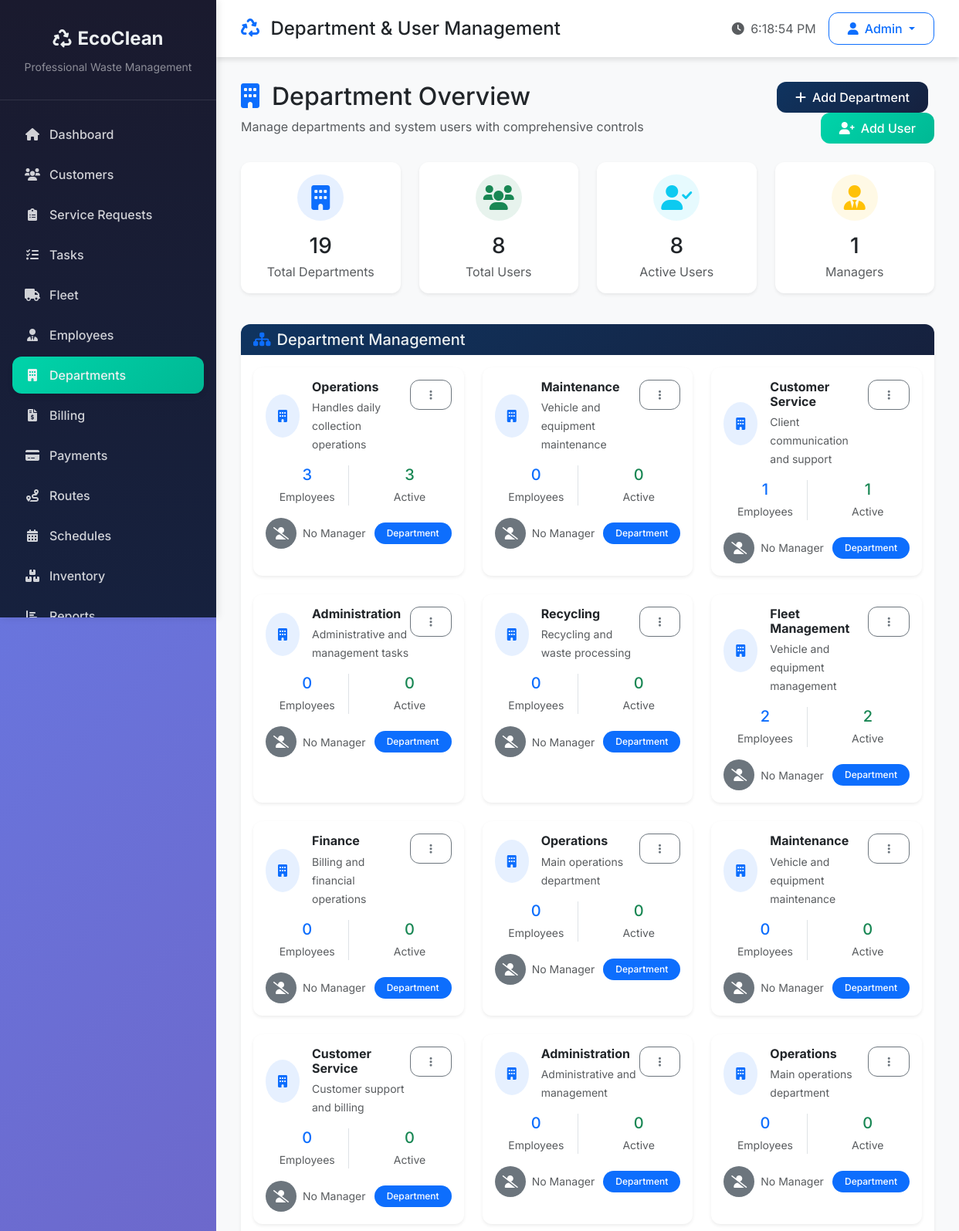
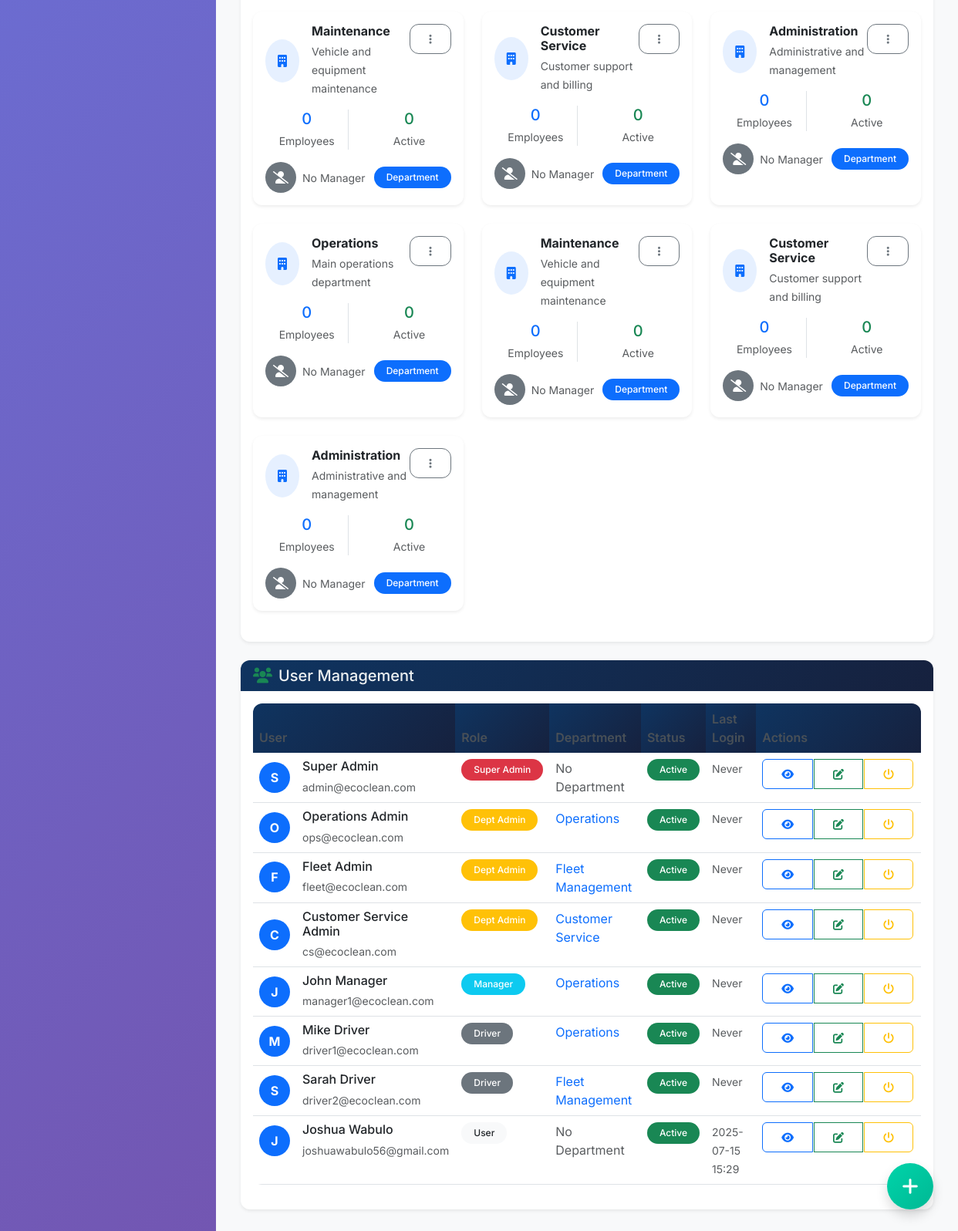
Screenshot of /departments (signed in) with the database file from the repository (2 pictures, top to bottom).
### models.py (models this page shows, shortened)
class Department(db.Model):
    id = db.Column(db.Integer, primary_key=True)
    name = db.Column(db.String(100), nullable=False)
    description = db.Column(db.Text)
    admin_id = db.Column(db.Integer, db.ForeignKey('user.id'))
    is_active = db.Column(db.Boolean, default=True)
    created_at = db.Column(db.DateTime, default=datetime.utcnow)
    admin = db.relationship('User', foreign_keys=[admin_id], backref=db.backref('admin_departments', lazy=True))

class User(UserMixin, db.Model):
    id = db.Column(db.Integer, primary_key=True)
    username = db.Column(db.String(80), unique=True, nullable=False)
    email = db.Column(db.String(120), unique=True, nullable=False)
    password_hash = db.Column(db.String(255), nullable=False)
    first_name = db.Column(db.String(50), nullable=False)
    last_name = db.Column(db.String(50), nullable=False)
    role = db.Column(db.String(20), default='user')  # super_admin, department_admin, manager, driver, user
    department_id = db.Column(db.Integer, db.ForeignKey('department.id'))
    is_active = db.Column(db.Boolean, default=True)
    is_verified = db.Column(db.Boolean, default=False)
    created_at = db.Column(db.DateTime, default=datetime.utcnow)
    last_login = db.Column(db.DateTime)
    failed_login_attempts = db.Column(db.Integer, default=0)
    locked_until = db.Column(db.DateTime)
    department = db.relationship('Department', foreign_keys=[department_id], backref=db.backref('department_users', lazy=True))
    created_requests = db.relationship('ServiceRequest', backref='created_by_user', foreign_keys='ServiceRequest.created_by')
    assigned_requests = db.relationship('ServiceRequest', backref='assigned_to_user', foreign_keys='ServiceRequest.assigned_to')
    def get_full_name(self):
        return f"{self.first_name} {self.last_name}"

### app.py (the view)
@app.route('/departments')
@login_required
def departments():
    departments = Department.query.all()
    dept_stats = []
    for dept in departments:
        employee_count = User.query.filter_by(department_id=dept.id).count()
        active_employees = User.query.filter_by(department_id=dept.id, is_active=True).count()
        dept_stats.append({
            'id': dept.id,
            'name': dept.name,
            'employee_count': employee_count,
            'active_employees': active_employees,
            'manager': dept.admin
        })
    users = User.query.all()
    return render_template('departments.html',
                         departments=departments,
                         dept_stats=dept_stats,
                         users=users)

### templates/departments.html (shortened to what this page needs)
{% extends "base.html" %}
{% block page_title %}Department & User Management{% endblock %}
{% block content %}
<div class="row mb-4">
    <div class="col-md-8">
        <h2 class="mb-2"><i class="fas fa-building me-3 text-primary"></i>Department Overview</h2>
        <p class="text-muted mb-0">Manage departments and system users with comprehensive controls</p>
    </div>
    <div class="col-md-4 text-end">
        <button class="btn btn-primary me-2" data-bs-toggle="modal" data-bs-target="#addDepartmentModal">
            <i class="fas fa-plus me-2"></i>Add Department
        </button>
        <button class="btn btn-success" data-bs-toggle="modal" data-bs-target="#addUserModal">
            <i class="fas fa-user-plus me-2"></i>Add User
        </button>
    </div>
</div>
<div class="row mb-4">
    <div class="col-md-3 mb-3">
        <div class="card border-0 shadow-sm h-100">
            <div class="card-body text-center">
                <div class="d-inline-flex align-items-center justify-content-center bg-primary bg-opacity-10 rounded-circle mb-3" style="width: 60px; height: 60px;">
                    <i class="fas fa-building fa-2x text-primary"></i>
                </div>
                <h3 class="mb-1">{{ departments|length }}</h3>
                <p class="text-muted mb-0">Total Departments</p>
            </div>
        </div>
    </div>
    <div class="col-md-3 mb-3">
        <div class="card border-0 shadow-sm h-100">
            <div class="card-body text-center">
                <div class="d-inline-flex align-items-center justify-content-center bg-success bg-opacity-10 rounded-circle mb-3" style="width: 60px; height: 60px;">
                    <i class="fas fa-users fa-2x text-success"></i>
                </div>
                <h3 class="mb-1">{{ users|length }}</h3>
                <p class="text-muted mb-0">Total Users</p>
            </div>
        </div>
    </div>
    <div class="col-md-3 mb-3">
        <div class="card border-0 shadow-sm h-100">
            <div class="card-body text-center">
                <div class="d-inline-flex align-items-center justify-content-center bg-info bg-opacity-10 rounded-circle mb-3" style="width: 60px; height: 60px;">
                    <i class="fas fa-user-check fa-2x text-info"></i>
                </div>
                <h3 class="mb-1">{{ users|selectattr('is_active', 'equalto', true)|list|length }}</h3>
                <p class="text-muted mb-0">Active Users</p>
            </div>
        </div>
    </div>
    <div class="col-md-3 mb-3">
        <div class="card border-0 shadow-sm h-100">
            <div class="card-body text-center">
                <div class="d-inline-flex align-items-center justify-content-center bg-warning bg-opacity-10 rounded-circle mb-3" style="width: 60px; height: 60px;">
                    <i class="fas fa-user-tie fa-2x text-warning"></i>
                </div>
                <h3 class="mb-1">{{ users|selectattr('role', 'equalto', 'manager')|list|length }}</h3>
                <p class="text-muted mb-0">Managers</p>
            </div>
        </div>
    </div>
</div>
<div class="row mb-4">
    <div class="col-12">
        <div class="card border-0 shadow-sm">
            <div class="card-header bg-white border-0">
                <h5 class="card-title mb-0">
                    <i class="fas fa-sitemap me-2 text-primary"></i>Department Management
                </h5>
            </div>
            <div class="card-body">
                {% if departments %}
                <div class="row">
                    {% for dept in departments %}
                    <div class="col-md-6 col-lg-4 mb-4">
                        <div class="card border-0 shadow-sm h-100 department-card" data-dept-id="{{ dept.id }}">
                            <div class="card-body">
                                <div class="d-flex justify-content-between align-items-start mb-3">
                                    <div class="d-flex align-items-center">
                                        <div class="bg-primary bg-opacity-10 rounded-circle p-3 me-3">
                                            <i class="fas fa-building text-primary"></i>
                                        </div>
                                        <div>
                                            <h6 class="mb-1 fw-bold">{{ dept.name }}</h6>
                                            <small class="text-muted">{{ dept.description[:50] }}{% if dept.description|length > 50 %}...{% endif %}</small>
                                        </div>
                                    </div>
                                    <div class="dropdown">
                                        <button class="btn btn-sm btn-outline-secondary" type="button" data-bs-toggle="dropdown">
                                            <i class="fas fa-ellipsis-v"></i>
                                        </button>
                                    </div>
                                </div>
                                <div class="row text-center mb-3">
                                    <div class="col-6">
                                        <div class="border-end">
                                            <h5 class="mb-1 text-primary">{{ dept_stats[loop.index0].employee_count }}</h5>
                                            <small class="text-muted">Employees</small>
                                        </div>
                                    </div>
                                    <div class="col-6">
                                        <h5 class="mb-1 text-success">{{ dept_stats[loop.index0].active_employees }}</h5>
                                        <small class="text-muted">Active</small>
                                    </div>
                                </div>
                                <div class="d-flex align-items-center justify-content-between">
                                    <div class="d-flex align-items-center">
                                        {% if dept.admin %}
                                        <div class="avatar-sm bg-success rounded-circle d-flex align-items-center justify-content-center me-2">
                                            <i class="fas fa-user-tie text-white"></i>
                                        </div>
                                        <small class="text-muted">{{ dept.admin.name }}</small>
                                        {% else %}
                                        <div class="avatar-sm bg-secondary rounded-circle d-flex align-items-center justify-content-center me-2">
                                            <i class="fas fa-user-slash text-white"></i>
                                        </div>
                                        <small class="text-muted">No Manager</small>
                                        {% endif %}
                                    </div>
                                    <span class="badge bg-primary">Department</span>
                                </div>
                            </div>
                        </div>
                    </div>
                    {% endfor %}
                </div>
                {% endif %}
            </div>
        </div>
    </div>
</div>
<div class="row">
    <div class="col-12">
        <div class="card border-0 shadow-sm">
            <div class="card-header bg-white border-0">
                <h5 class="card-title mb-0">
                    <i class="fas fa-users me-2 text-success"></i>User Management
                </h5>
            </div>
            <div class="card-body">
                {% if users %}
                <div class="table-responsive">
                    <table class="table table-hover" id="usersTable">
                        <thead class="table-light">
                            <tr>
                                <th>User</th>
                                <th>Role</th>
                                <th>Department</th>
                                <th>Status</th>
                                <th>Last Login</th>
                                <th>Actions</th>
                            </tr>
                        </thead>
                        <tbody>
                            {% for user in users %}
                            <tr>
                                <td>
                                    <div class="d-flex align-items-center">
                                        <div class="avatar-sm bg-primary rounded-circle d-flex align-items-center justify-content-center me-3">
                                            <span class="text-white fw-bold">{{ user.get_full_name()[0]|upper }}</span>
                                        </div>
                                        <div>
                                            <h6 class="mb-1">{{ user.get_full_name() }}</h6>
                                            <small class="text-muted">{{ user.email }}</small>
                                        </div>
                                    </div>
                                </td>
                                <td>
                                    {% if user.role == 'super_admin' %}
                                        <span class="badge bg-danger">Super Admin</span>
                                    {% elif user.role == 'department_admin' %}
                                        <span class="badge bg-warning">Dept Admin</span>
                                    {% elif user.role == 'manager' %}
                                        <span class="badge bg-info">Manager</span>
                                    {% elif user.role == 'driver' %}
                                        <span class="badge bg-secondary">Driver</span>
                                    {% else %}
                                        <span class="badge bg-light text-dark">User</span>
                                    {% endif %}
                                </td>
                                <td>
                                    {% if user.department %}
                                        <span class="text-primary">{{ user.department.name }}</span>
                                    {% else %}
                                        <span class="text-muted">No Department</span>
                                    {% endif %}
                                </td>
                                <td>
                                    {% if user.is_active %}
                                        <span class="badge bg-success">Active</span>
                                    {% else %}
                                        <span class="badge bg-danger">Inactive</span>
                                    {% endif %}
                                </td>
                                <td>
                                    <small class="text-muted">
                                        {% if user.last_login %}
                                            {{ user.last_login.strftime('%Y-%m-%d %H:%M') }}
                                        {% else %}
                                            Never
                                        {% endif %}
                                    </small>
                                </td>
                                <td>
                                    <div class="btn-group" role="group">
                                        <button type="button" class="btn btn-sm btn-outline-primary" onclick="viewUser({{ user.id }})">
                                            <i class="fas fa-eye"></i>
                                        </button>
                                        <button type="button" class="btn btn-sm btn-outline-success" onclick="editUser({{ user.id }})">
                                            <i class="fas fa-edit"></i>
                                        </button>
                                        <button type="button" class="btn btn-sm btn-outline-warning" onclick="toggleUserStatus({{ user.id }})">
                                            <i class="fas fa-power-off"></i>
                                        </button>
                                    </div>
                                </td>
                            </tr>
                            {% endfor %}
                        </tbody>
                    </table>
                </div>
                {% endif %}
            </div>
        </div>
    </div>
</div>
{% endblock %}

### rows the page displays
Department: name "Operations", description "Handles daily collection operations", dept_stats "3"
Department: name "Maintenance", description "Vehicle and equipment maintenance", dept_stats "0"
Department: name "Customer Service", description "Client communication and support", is_active "1"
Department: name "Administration", description "Administrative and management tasks", dept_stats "0"
Department: name "Recycling", description "Recycling and waste processing", dept_stats "0"
Department: name "Fleet Management", description "Vehicle and equipment management", dept_stats "2"
Department: name "Finance", description "Billing and financial operations", dept_stats "0"
Department: name "Operations", description "Main operations department", dept_stats "0"
Department: name "Maintenance", description "Vehicle and equipment maintenance", dept_stats "0"
Department: name "Customer Service", description "Customer support and billing", dept_stats "0"
Department: name "Administration", description "Administrative and management", dept_stats "0"
Department: name "Operations", description "Main operations department", dept_stats "0"
Department: name "Maintenance", description "Vehicle and equipment maintenance", dept_stats "0"
Department: name "Customer Service", description "Customer support and billing", dept_stats "0"
Department: name "Administration", description "Administrative and management", dept_stats "0"
Department: name "Operations", description "Main operations department", dept_stats "0"
Department: name "Maintenance", description "Vehicle and equipment maintenance", dept_stats "0"
Department: name "Customer Service", description "Customer support and billing", dept_stats "0"
Department: name "Administration", description "Administrative and management", dept_stats "0"
User: first_name+last_name "S", get_full_name "Super Admin", email "admin@ecoclean.com", role "Super Admin", shows "No Department", is_active "Active", shows "Never"
User: first_name+last_name "O", get_full_name "Operations Admin", email "ops@ecoclean.com", role "Dept Admin", department.name "Operations", is_active "Active", shows "Never"
User: first_name+last_name "F", get_full_name "Fleet Admin", email "fleet@ecoclean.com", role "Dept Admin", department.name "Fleet Management", is_active "Active", shows "Never"
User: first_name+last_name "C", get_full_name "Customer Service Admin", email "cs@ecoclean.com", role "Dept Admin", department.name "Customer Service", is_active "Active", shows "Never"
User: first_name+last_name "J", get_full_name "John Manager", email "manager1@ecoclean.com", role "Manager", department.name "Operations", is_active "Active", shows "Never"
User: first_name+last_name "M", get_full_name "Mike Driver", email "driver1@ecoclean.com", role "Driver", department.name "Operations", is_active "Active", shows "Never"
User: first_name+last_name "S", get_full_name "Sarah Driver", email "driver2@ecoclean.com", role "Driver", department.name "Fleet Management", is_active "Active", shows "Never"
User: first_name+last_name "J", get_full_name "Joshua Wabulo", email "joshuawabulo56@gmail.com", role "User", shows "No Department", is_active "Active", last_login "2025-07-15 15:29"

### other values shown
{{ departments|length }} "19"
{{ users|length }} "8"
{{ users|selectattr('is_active', 'equalto', true)|list|length }} "8"
{{ users|selectattr('role', 'equalto', 'manager')|list|length }} "1"
